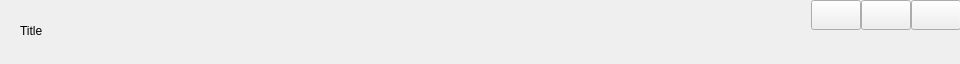
<?xml version="1.0" encoding="UTF-8"?>
<ui version="4.0">
 <class>Form</class>
 <widget class="QWidget" name="Form">
  <property name="geometry">
   <rect>
    <x>0</x>
    <y>0</y>
    <width>960</width>
    <height>64</height>
   </rect>
  </property>
  <property name="windowTitle">
   <string>Form</string>
  </property>
  <widget class="QWidget" name="horizontalLayoutWidget">
   <property name="geometry">
    <rect>
     <x>0</x>
     <y>0</y>
     <width>961</width>
     <height>61</height>
    </rect>
   </property>
   <layout class="QHBoxLayout" name="title_bar_layout" stretch="0,1,4,1">
    <property name="spacing">
     <number>0</number>
    </property>
    <item>
     <spacer name="horizontalSpacer_3">
      <property name="orientation">
       <enum>Qt::Horizontal</enum>
      </property>
      <property name="sizeType">
       <enum>QSizePolicy::Expanding</enum>
      </property>
      <property name="sizeHint" stdset="0">
       <size>
        <width>20</width>
        <height>20</height>
       </size>
      </property>
     </spacer>
    </item>
    <item>
     <widget class="QLabel" name="lb_main_widow_titlebar">
      <property name="text">
       <string>Title</string>
      </property>
     </widget>
    </item>
    <item>
     <spacer name="horizontalSpacer">
      <property name="orientation">
       <enum>Qt::Horizontal</enum>
      </property>
      <property name="sizeType">
       <enum>QSizePolicy::Expanding</enum>
      </property>
      <property name="sizeHint" stdset="0">
       <size>
        <width>40</width>
        <height>20</height>
       </size>
      </property>
     </spacer>
    </item>
    <item>
     <layout class="QVBoxLayout" name="verticalLayout" stretch="0,1">
      <property name="spacing">
       <number>0</number>
      </property>
      <item>
       <layout class="QHBoxLayout" name="horizontalLayout_2" stretch="1,1,1">
        <property name="spacing">
         <number>0</number>
        </property>
        <property name="rightMargin">
         <number>0</number>
        </property>
        <property name="bottomMargin">
         <number>0</number>
        </property>
        <item>
         <widget class="QPushButton" name="btn_tool_setting">
          <property name="sizePolicy">
           <sizepolicy hsizetype="Expanding" vsizetype="Expanding">
            <horstretch>0</horstretch>
            <verstretch>0</verstretch>
           </sizepolicy>
          </property>
          <property name="minimumSize">
           <size>
            <width>50</width>
            <height>30</height>
           </size>
          </property>
          <property name="maximumSize">
           <size>
            <width>50</width>
            <height>30</height>
           </size>
          </property>
          <property name="text">
           <string/>
          </property>
         </widget>
        </item>
        <item>
         <widget class="QPushButton" name="btn_min_window">
          <property name="enabled">
           <bool>true</bool>
          </property>
          <property name="sizePolicy">
           <sizepolicy hsizetype="Expanding" vsizetype="Expanding">
            <horstretch>0</horstretch>
            <verstretch>0</verstretch>
           </sizepolicy>
          </property>
          <property name="minimumSize">
           <size>
            <width>50</width>
            <height>30</height>
           </size>
          </property>
          <property name="maximumSize">
           <size>
            <width>50</width>
            <height>30</height>
           </size>
          </property>
          <property name="text">
           <string/>
          </property>
         </widget>
        </item>
        <item>
         <widget class="QPushButton" name="btn_close_window">
          <property name="sizePolicy">
           <sizepolicy hsizetype="Expanding" vsizetype="Expanding">
            <horstretch>0</horstretch>
            <verstretch>0</verstretch>
           </sizepolicy>
          </property>
          <property name="minimumSize">
           <size>
            <width>50</width>
            <height>30</height>
           </size>
          </property>
          <property name="maximumSize">
           <size>
            <width>50</width>
            <height>30</height>
           </size>
          </property>
          <property name="text">
           <string/>
          </property>
         </widget>
        </item>
       </layout>
      </item>
      <item>
       <spacer name="verticalSpacer">
        <property name="orientation">
         <enum>Qt::Vertical</enum>
        </property>
        <property name="sizeHint" stdset="0">
         <size>
          <width>20</width>
          <height>40</height>
         </size>
        </property>
       </spacer>
      </item>
     </layout>
    </item>
   </layout>
  </widget>
 </widget>
 <resources/>
 <connections/>
</ui>
